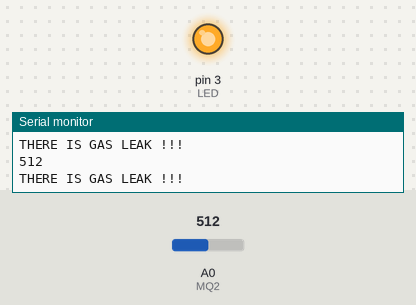
Recording of a sketch running on a simulated Arduino Uno, built with avr-gcc and run on an emulated ATmega328P. Shown: output pins drawn as LEDs (lit = HIGH), the last lines printed to the serial monitor. The inputs (shaded band) are chosen by the test bench; at power-on: A0 (MQ2) = 512.

Above: at 1.2 s.
1.3 s: A0 (MQ2) set to 111
3.2 s: A0 (MQ2) set to 94
At 4.4 s:
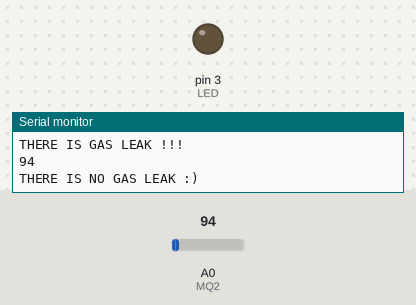
5.5 s: A0 (MQ2) set to 110
At 7.1 s:
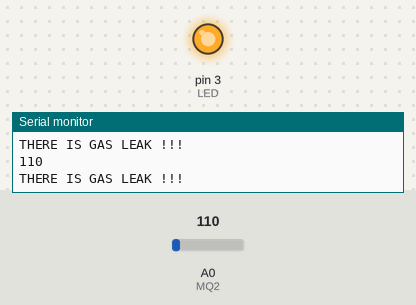
7.5 s: A0 (MQ2) set to 90
At 8.7 s:
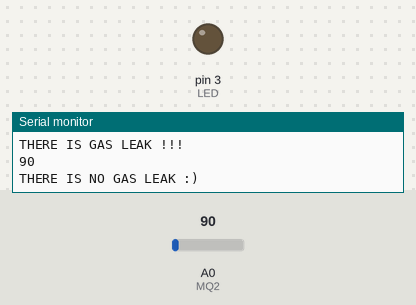
Timing chart, 0 to 10.5 s (numbered marks = the images above; inputs shaded):
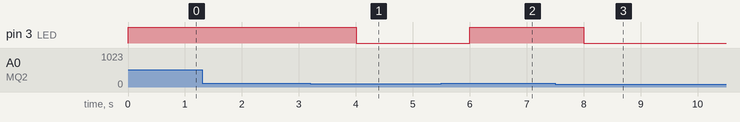

Measured:
- the behaviour switches between 101 and 100 on A0 (MQ2) (found by bisection; images 0 and 1)
- after the input at 3.2 s, pin 3 (LED): HIGH → LOW after 0.80 s
- after the input at 5.5 s, pin 3 (LED): LOW → HIGH after 0.50 s
- after the input at 7.5 s, pin 3 (LED): HIGH → LOW after 0.51 s

The sketch:

GAS_SENSOR.ino
```cpp
# define MQ2 A0
# define LED 3

void setup(){
  pinMode(MQ2 , INPUT);
  pinMode(LED, OUTPUT);

}

void loop(){
  Serial.begin(9600);
  Serial.println(analogRead(MQ2));
 int gasstatus = analogRead(MQ2);
 if(gasstatus <=100 ){
  Serial.println("THERE IS NO GAS LEAK :) ");
  digitalWrite(LED, LOW);
  delay(1000);
 }

 else {
  Serial.println("THERE IS GAS LEAK !!! ");
  digitalWrite(LED, HIGH);
  delay(1000);
 }
}
```
